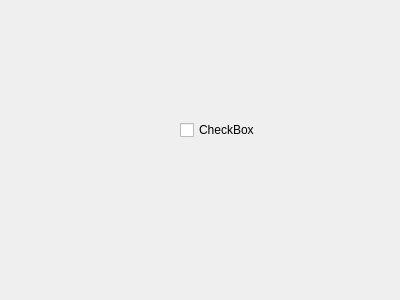
<?xml version="1.0" encoding="UTF-8"?>
<ui version="4.0">
 <class>Form</class>
 <widget class="QWidget" name="Form">
  <property name="windowModality">
   <enum>Qt::ApplicationModal</enum>
  </property>
  <property name="geometry">
   <rect>
    <x>0</x>
    <y>0</y>
    <width>400</width>
    <height>300</height>
   </rect>
  </property>
  <property name="windowTitle">
   <string>Form</string>
  </property>
  <widget class="QCheckBox" name="checkBox">
   <property name="geometry">
    <rect>
     <x>180</x>
     <y>120</y>
     <width>87</width>
     <height>20</height>
    </rect>
   </property>
   <property name="text">
    <string>CheckBox</string>
   </property>
  </widget>
 </widget>
 <resources/>
 <connections/>
</ui>
